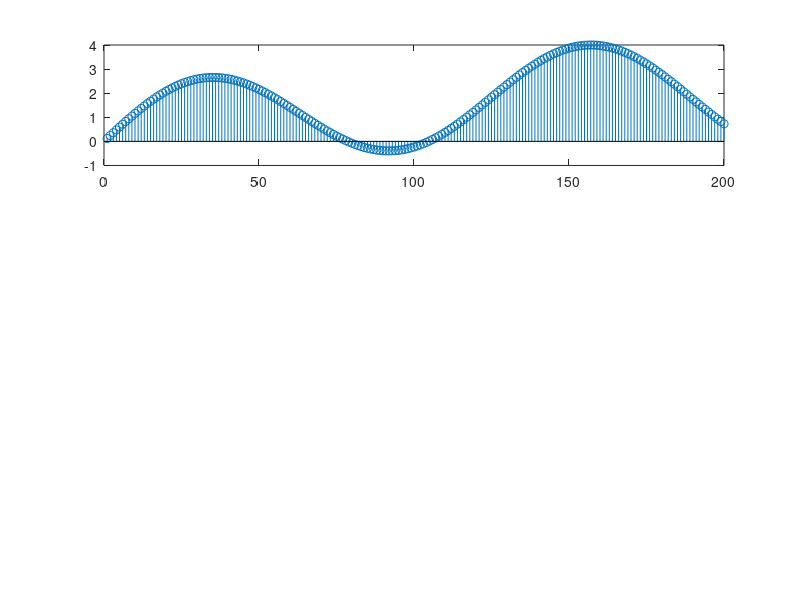

Source code (MATLAB): (Note: this script raises an error after producing the figure.)
%% Experiment - 3
% Exercise - 1
clc;
clear;
figure;

%% Input signal
n = 1 : 200;  % Discrete time index
N = length(n);  % N in N-point DFT
c_1 = 2; c_2 = 2;
w_1 = 0.01; w_2 = 0.05;
x = c_1 * sin(w_1 * n) + c_2 * sin(w_2 * n);

subplot(311)
stem(n, x)
title("Input signal x[n] = c_1sin(w_1n)+c_2sin(w_2n)", "Ashrith 200902016")
xlabel('n'), ylabel('Amplitude'), legend('x')

%% Fourier transform
y = fft(x, N);

subplot(312)
stem(n, abs(y), 'b')
title("Magnitude spectrum", "Ashrith 200902016")
xlabel('n'), ylabel('Amplitude')

subplot(313)
stem(n, angle(y), 'r')
title("Phase spectrum", "Ashrith 200902016")
xlabel('n'), ylabel('Amplitude')
